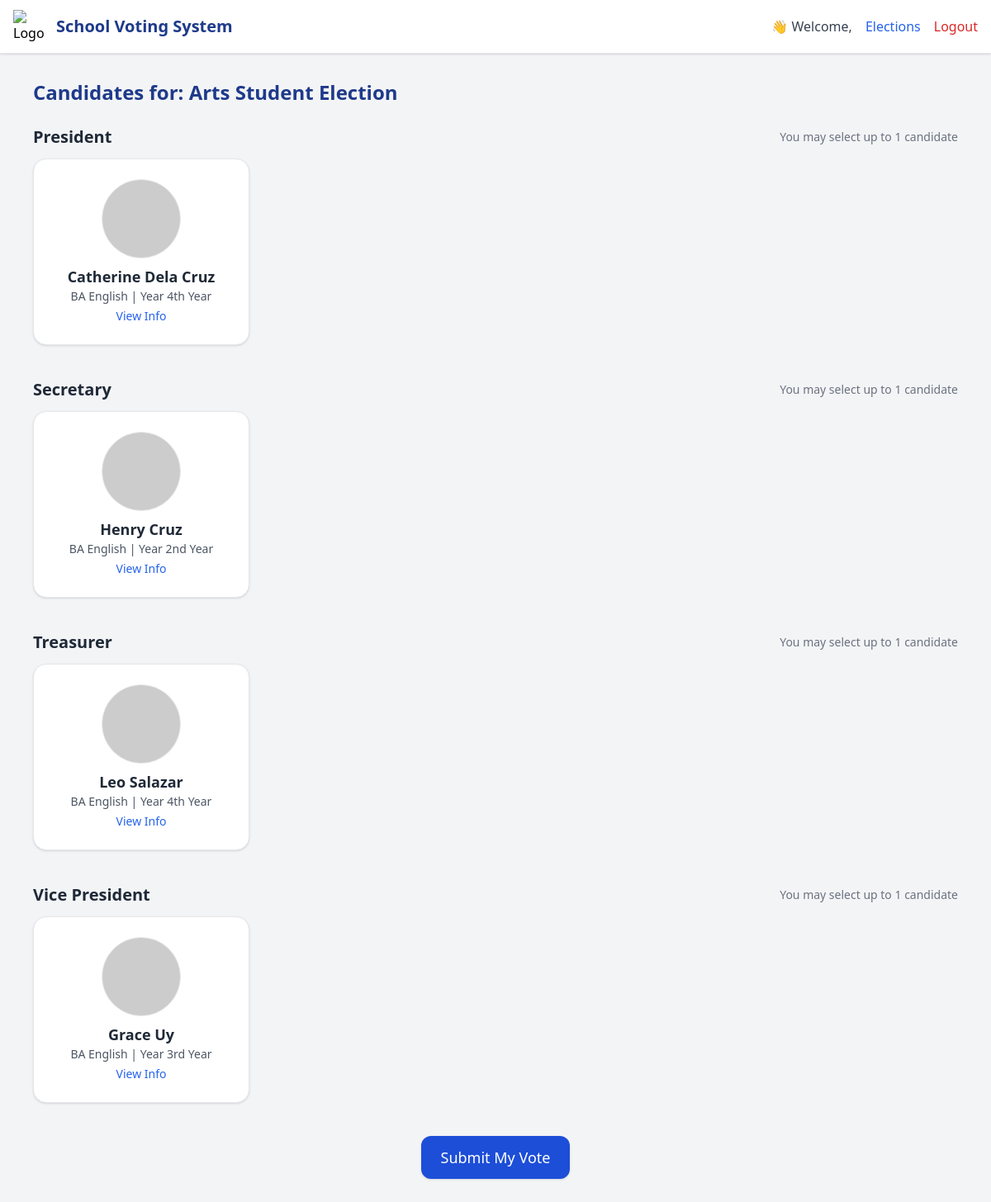
The app's page /candidates.php?election_id=2, older data.
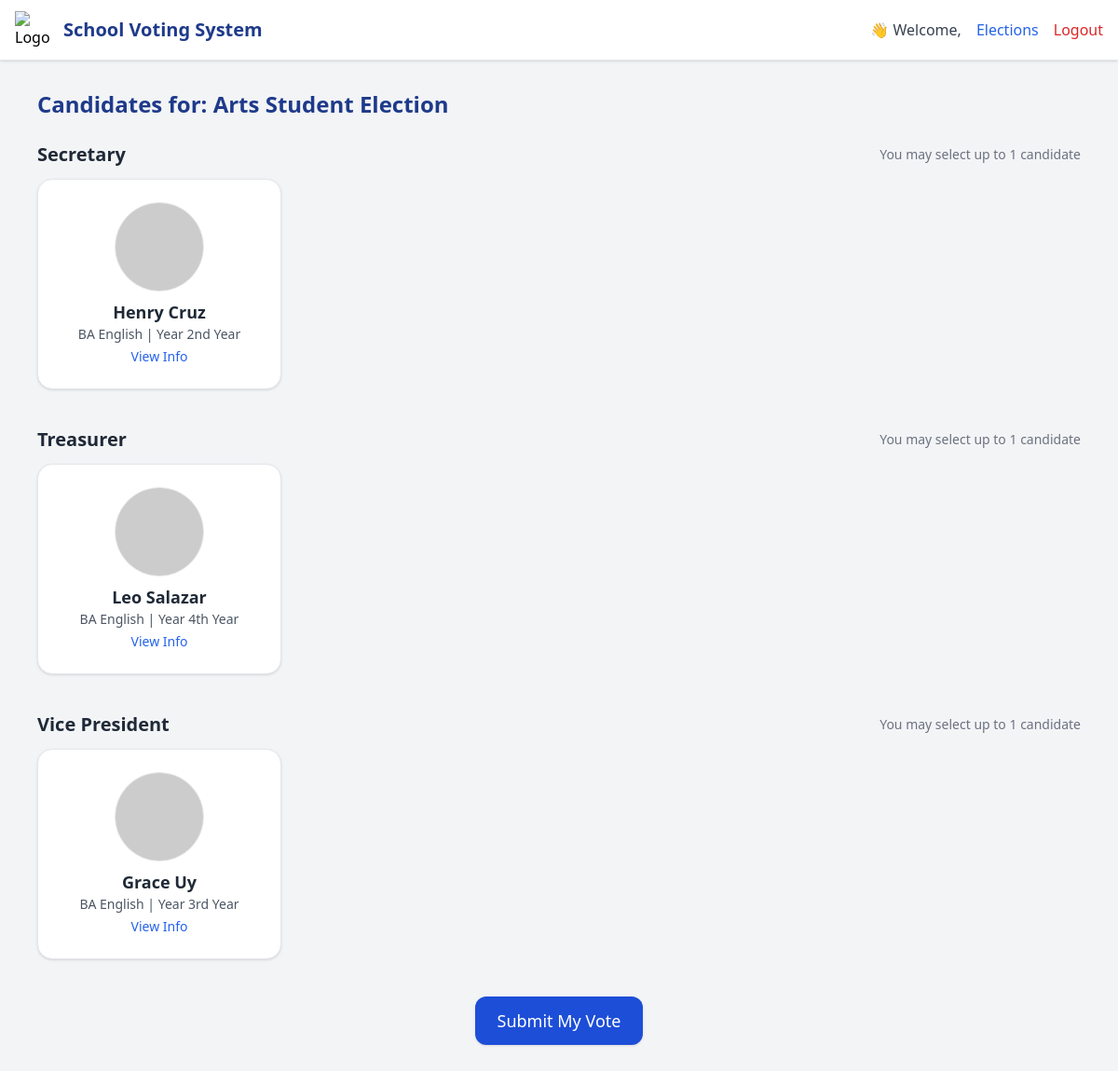
The same page, newer data.
### tables this page shows
CREATE TABLE `elections` (
  `id` int(11) NOT NULL,
  `college_id` int(11) DEFAULT NULL,
  `title` varchar(150) DEFAULT NULL,
  `status` enum('active','closed') DEFAULT 'active',
  `start_date` date DEFAULT NULL,
  `end_date` date DEFAULT NULL,
  `course` varchar(50) NOT NULL DEFAULT '',
  `created_at` datetime DEFAULT current_timestamp(),
  `description` text DEFAULT NULL
);

CREATE TABLE `candidates` (
  `id` int(11) NOT NULL,
  `election_id` int(11) NOT NULL,
  `full_name` varchar(100) NOT NULL,
  `position` varchar(50) NOT NULL,
  `photo_url` text DEFAULT NULL,
  `course` varchar(100) DEFAULT NULL,
  `year` varchar(50) DEFAULT NULL,
  `platform` text DEFAULT NULL,
  `age` int(11) DEFAULT NULL,
  `motto` text DEFAULT NULL,
  `others` text DEFAULT NULL,
  `created_at` timestamp NOT NULL DEFAULT current_timestamp()
);

### candidates.php (the view, shortened to what this page needs)
<?php
$conn = new mysqli("localhost", "root", "", "voting_system");
$studentName = $_SESSION['student_name'];
$election_id = intval($_GET['election_id']);
$electionQuery = $conn->prepare("SELECT title FROM elections WHERE id = ?");
$electionQuery->bind_param("i", $election_id);
$electionQuery->execute();
$electionResult = $electionQuery->get_result();
$election = $electionResult->fetch_assoc();
$candidatesByPosition = [];
$stmt = $conn->prepare("SELECT * FROM candidates WHERE election_id = ? ORDER BY position, full_name");
$stmt->bind_param("i", $election_id);
$stmt->execute();
$result = $stmt->get_result();
while ($row = $result->fetch_assoc()) {
    $candidatesByPosition[$row['position']][] = $row;
}
$positionLimits = [];
?>
<!DOCTYPE html>
<html lang="en">
<head>
  <script src="https://cdn.tailwindcss.com"></script>
</head>
<body class="bg-gray-100 font-sans">
<header class="bg-white border-b shadow fixed top-0 left-0 w-full z-50">
  <div class="max-w-7xl mx-auto px-4 h-16 flex justify-between items-center">
    <div class="flex items-center space-x-3">
      <img src="https://cdn-icons-png.flaticon.com/512/201/201818.png" class="w-10 h-10" alt="Logo">
      <h1 class="text-xl font-bold text-blue-900">School Voting System</h1>
    </div>
    <div class="flex items-center space-x-4">
      <span class="text-gray-700 font-medium">👋 Welcome, <?= htmlspecialchars($studentName) ?></span>
      <a href="colleges.php" class="text-blue-600 hover:underline">Elections</a>
      <a href="student_logout.php" class="text-red-600 hover:underline">Logout</a>
    </div>
  </div>
</header>
<section class="max-w-6xl mx-auto pt-24 pb-12 px-4">
  <h2 class="text-2xl font-bold text-blue-900 mb-6">
    Candidates for: <?= htmlspecialchars($election['title'] ?? 'Unknown Election') ?>
  </h2>
  <form method="POST" onsubmit="return validateVote();">
    <?php if (!empty($candidatesByPosition)): ?>
      <?php foreach ($candidatesByPosition as $position => $candidates):
        $limit = $positionLimits[$position] ?? 1;
      ?>
      <div class="mb-10">
        <div class="flex justify-between items-center mb-3">
          <h3 class="text-xl font-semibold text-gray-800"><?= htmlspecialchars($position) ?></h3>
          <span class="text-sm text-gray-500">You may select up to <?= $limit ?> candidate<?= $limit > 1 ? 's' : '' ?></span>
        </div>
        <div class="grid sm:grid-cols-2 md:grid-cols-3 lg:grid-cols-4 gap-6 vote-section" data-position="<?= htmlspecialchars($position) ?>" data-limit="<?= $limit ?>">
          <?php foreach ($candidates as $candidate): ?>
          <label class="bg-white border rounded-2xl shadow p-4 hover:shadow-lg cursor-pointer relative">
            <div class="flex flex-col items-center peer-checked:border-blue-700 peer-checked:ring-2 peer-checked:ring-blue-500 p-2 rounded-xl">
              <img src="<?= htmlspecialchars($candidate['photo_url']) ?>" onerror="this.src='default.png';"
                   class="w-24 h-24 object-cover rounded-full border mb-2">
              <h4 class="text-lg font-semibold text-center text-gray-800"><?= htmlspecialchars($candidate['full_name']) ?></h4>
              <p class="text-sm text-gray-600 text-center"><?= htmlspecialchars($candidate['course']) ?> | Year <?= $candidate['year'] ?></p>
              <button type="button"
                      onclick="showModal('<?= addslashes($candidate['full_name']) ?>', '<?= addslashes($candidate['motto']) ?>', '<?= addslashes($candidate['platform']) ?>')"
                      class="text-sm text-blue-600 hover:underline mt-1">View Info</button>
            </div>
          </label>
          <?php endforeach; ?>
        </div>
      </div>
      <?php endforeach; ?>
    <?php else: ?>
      <p class="text-red-500">No candidates found for this election.</p>
    <?php endif; ?>
    <div class="text-center mt-10">
      <button type="submit" class="bg-blue-700 hover:bg-blue-800 text-white px-6 py-3 rounded-xl text-lg shadow">
        Submit My Vote
      </button>
    </div>
  </form>
</section>
</body>
</html>

Row changes from the older to the newer data that the page shows:
removed candidates: full_name "Catherine Dela Cruz", course "BA English", year "4th Year", shown under "President"
Text that changed along with them:
list line gone: "President You may select up to 1 candidate"
